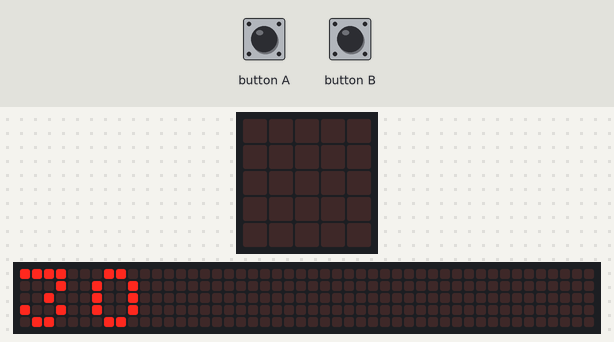
This program was run on a simulated BBC micro:bit (MakeCode). On the bench: the board's 5×5 LED display, a strip that is not on the board, showing the scrolling text unrolled. The inputs (shaded band) are chosen by the test bench. The 48×5 strip is a reading aid, not a part: it shows the text the display is scrolling, unrolled, one strip-width of it at a time.

Above: at 2.3 s.
4.0 s: button A pressed for 0.15 s
At 4.22 s:
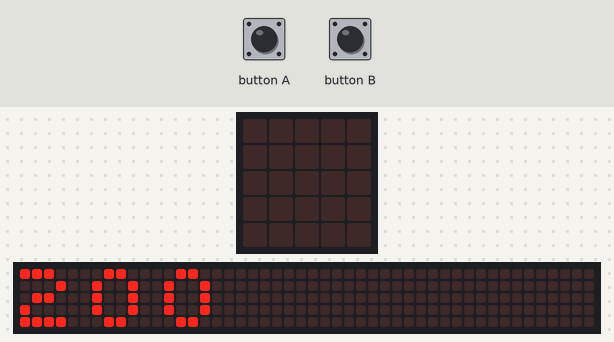
4.7 s: button B pressed for 0.15 s
At 11.12 s:
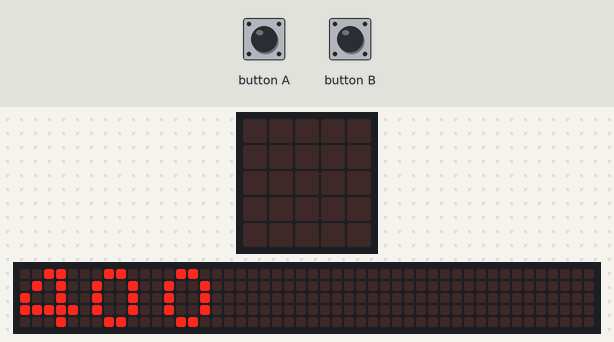
Timing chart, 0 to 11.4 s (numbered marks = the images above; inputs shaded):
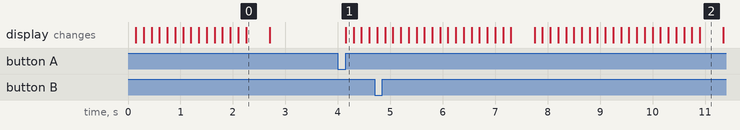

Measured:
- after the input at 4.0 s, the display: changes after 0.15 s (image 1)
- what the display in image 0 shows lasts 0.4 s, from 2.3 s to 2.7 s

The program:

main.ts
```typescript
input.onButtonPressed(Button.A, function () {
    N4 = 10
    N3 = 20
    resultado = N3 * N4
    basic.showNumber(resultado)
})
input.onButtonPressed(Button.B, function () {
    N6 = 16
    N5 = 25
    resultado = N5 * N6
    basic.showNumber(resultado)
})
let N5 = 0
let N6 = 0
let N3 = 0
let N4 = 0
let resultado = 0
let N1 = 25
let N2 = 5
resultado = N1 + N2
basic.showNumber(resultado)
```

test.ts
```typescript
// aquí va el archivo "tests"; esto no se compilará cuando este paquete se utilice como una extensión.
```
